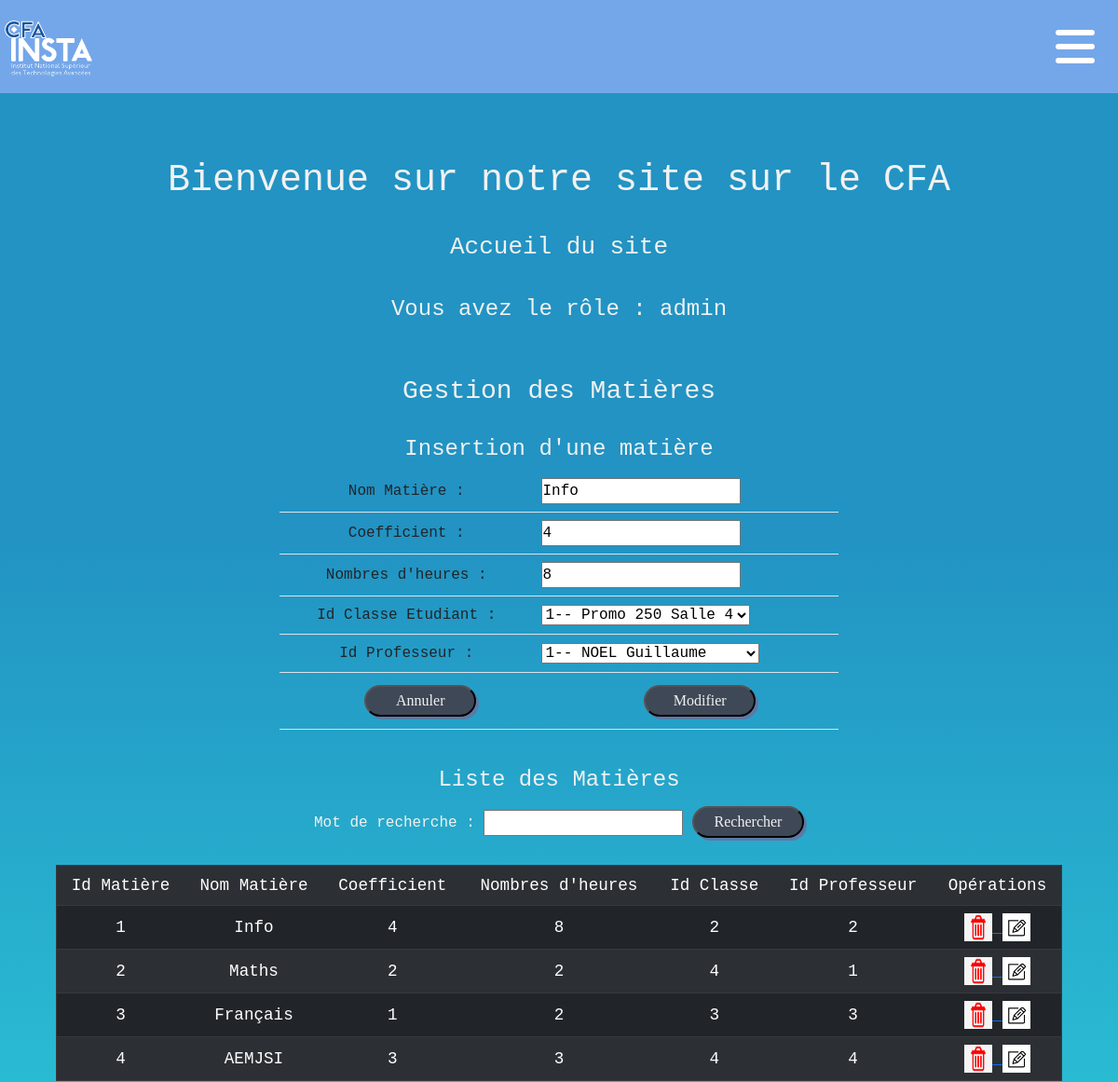
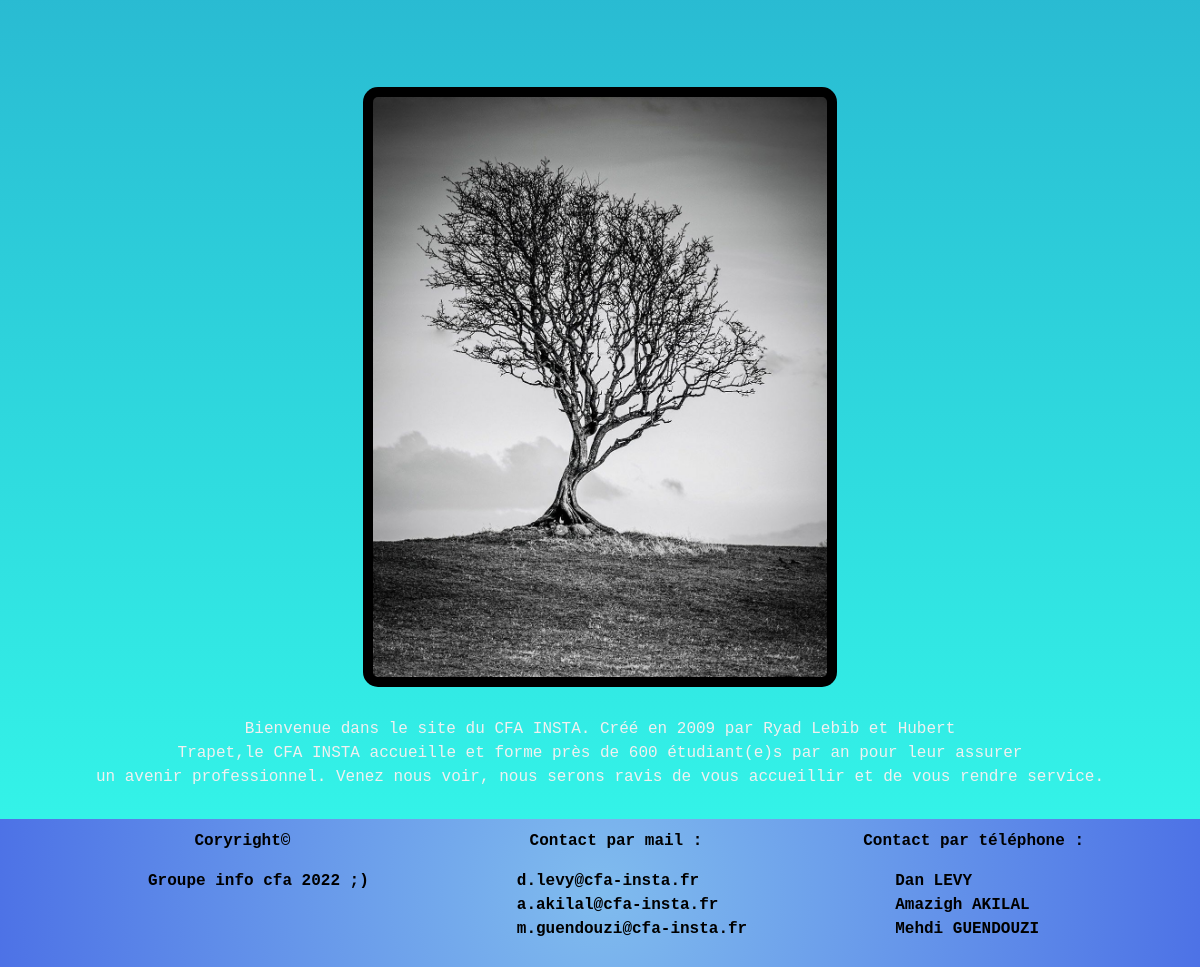
Screenshot of /home.php?page=4&action=edit&idmatiere=1 (signed in) with the database file from the repository (2 pictures, top to bottom).
### tables this page shows
create table matiere(
    idmatiere int(3) not null auto_increment,
    nomMatiere varchar(50) not null,
    coef int(2) not null,
    nbHeures int(3) not null,
    idclasse int(3) not null,
    idprofesseur int(3) not null,
    primary key (idmatiere),
    foreign key(idclasse) references classe(idclasse),
    foreign key(idprofesseur) references professeur(idprofesseur)
);

### fonctions/fonctions.php (called while the page is built, shortened)
<?php
     function connexion ()
     {
        $con = mysqli_connect("localhost", "root", "", "groupe_cfa_250");
         return $con;
     }
function selectAllClasses (){
    $requete = "select * from classe; ";
    $con = connexion();
    if ($con){
        $lesClasses = mysqli_query($con, $requete);
    }
    else{
        return null;
    }
    return $lesClasses;
}
function selectAllProfesseurs (){
    $requete = "select * from professeur; ";
    $con = connexion();
    if ($con){
        $lesProfesseurs = mysqli_query($con, $requete);
    }
    else{
        return null;
    }
    return $lesProfesseurs;
}
function selectAllMatieres (){
    $requete = "select * from matiere; ";
    $con = connexion();
    if ($con){
        $lesMatieres = mysqli_query($con, $requete);
    }
    else{
        return null;
    }
    return $lesMatieres;
}
function selectWhereMatiere($idmatiere){
    $requete = "select * from matiere where idmatiere = " .$idmatiere;
    $con = connexion();
    if ($con){
        $lesMatieres = mysqli_query($con, $requete);
        $uneMatiere = mysqli_fetch_assoc($lesMatieres);
    }
    else{
        return null;
    }
    return $uneMatiere;
}
?>

### vues/vue_insert_matiere.php (the view, shortened to what this page needs)
<h4>Insertion d'une matière</h4>
<form method="post" action="">
    <table class="table table-hover table_insert" border="0">
        <tr>
            <td class="align-middle text-center">Nom Matière :</td>
            <td>
                <input type="text" name="nomMatiere" required value="<?php if($laMatiere != null) echo $laMatiere['nomMatiere']; ?>">
            </td>
        </tr>
        <tr>
            <td class="align-middle text-center">Coefficient :</td>
            <td>
                <input type="number" name="coef" required value="<?php if($laMatiere != null) echo $laMatiere['coef']; ?>">
            </td>
        </tr>
        <tr>
            <td class="align-middle text-center">Nombres d'heures :</td>
            <td>
                <input type="number" name="nbHeures" value="<?php if($laMatiere != null) echo $laMatiere['nbHeures']; ?>">
            </td>
        </tr>
        <tr>
            <td class="align-middle text-center">Id Classe Etudiant :</td>
            <td>
            <select name="idclasse">
                    <?php
                        foreach ($lesClasses as $uneClasse){
                            echo "<option value='".$uneClasse['idclasse']."'>";
                            echo $uneClasse['idclasse']."-- ".$uneClasse['nomClasse']."  ".$uneClasse['salle'];
                            echo "</option>";
                        }
                    ?>
                </select>
            </td>
        </tr>
        <tr>
            <td class="align-middle text-center">Id Professeur :</td>
            <td>
            <select name="idprofesseur">
                    <?php
                        foreach ($lesProfesseurs as $unProfesseur){
                            echo "<option value='".$unProfesseur['idprofesseur']."'>";
                            echo $unProfesseur['idprofesseur']."-- ".$unProfesseur['nom']."  ".$unProfesseur['prenom'];
                            echo "</option>";
                        }
                    ?>
                </select>
            </td>
        </tr>
        <tr>
            <td class="align-middle text-center">
                <input class="boutonP" type="reset" name="Annuler" value="Annuler">
            </td>
            <td class="align-middle text-center">
                <input class="boutonP" type="submit"    <?php
                 if ($laMatiere != null) {
                    echo 'name = "Modifier" value = "Modifier"';
                } else {
                    echo 'name = "Valider" value = "Valider"';
                }
                ?> >
            </td>
        </tr>
    </table>
</form>

### vues/vue_les_matieres.php (shortened to what this page needs)
<h4> Liste des Matières </h4>
<form method="post" action="">
    Mot de recherche :
    <input type="text" name="mot">
    <input class="boutonP" type="submit" name="Rechercher" value="Rechercher">
</form>
<br />
<div style="width: 90%">
    <table class="table table-hover table-striped table-dark table_inline_flex" border="1">
        <tr>
            <td class="text-center align-midlle"> Id Matière</td>
            <td class="text-center align-midlle"> Nom Matière</td>
            <td class="text-center align-midlle"> Coefficient </td>
            <td class="text-center align-midlle"> Nombres d'heures</td>
            <td class="text-center align-midlle"> Id Classe</td>
            <td class="text-center align-midlle"> Id Professeur</td>
             <?php if(isset($_SESSION['email']) and $_SESSION['role'] == "admin"){
                    echo "<td class='text-center align-midlle'> Opérations</td>";
                     }
                    ?>
        </tr>
        <?php
        foreach ($lesMatieres as $uneMatiere) {
            echo "<tr>";
            echo "<td class='text-center align-middle'>" . $uneMatiere['idmatiere'] . "</td>";
            echo "<td class='text-center align-middle'>" . $uneMatiere['nomMatiere'] . "</td>";
            echo "<td class='text-center align-middle'>" . $uneMatiere['coef'] . "</td>";
            echo "<td class='text-center align-middle'>" . $uneMatiere['nbHeures'] . "</td>";
            echo "<td class='text-center align-middle'>" . $uneMatiere['idclasse'] . "</td>";
            echo "<td class='text-center align-middle'>" . $uneMatiere['idprofesseur'] . "</td>";
            if(isset($_SESSION['email']) and $_SESSION['role'] == "admin"){
            echo "<td class='text-center align-middle'>";
            echo "<a href='home.php?page=4&action=sup&idmatiere=" . $uneMatiere['idmatiere'] . "'>";
            echo "<img src = 'images/delete.png' height = '30' width = '30'> ";
            echo "</a>";
            echo "<a href='home.php?page=4&action=edit&idmatiere=" . $uneMatiere['idmatiere'] . "'>";
            echo "<img src = 'images/edit.png' height = '30' width = '30'> ";
            echo "</a>";
            echo "</td>";
            }
            echo "</tr>";
        }
        ?>
    </table>
</div> <br />

### style1.css (style rules this page uses)
* { margin: 0; padding: 0; }
body { background: linear-gradient(180deg, rgba(34, 147, 195, 1) 27%, rgba(45, 253, 235, 0.9626225490196079) 100%); background-size: cover; color: #F1F1F1; background-repeat: no-repeat; font-family: 'Roboto Mono', monospace; min-width: 360px; height: 100%; }
@media all and (min-width: 1036px) { .table_inline_flex { margin-right: 50px; font-size: 1.1em; } }
@media all and (min-width: 1036px) { .table_insert { width: 600px; } }
.boutonP { margin: 5px 0; border-radius: 30px; font-family: fantasy; background-color: #3F4856; color: #F1F1F1; width: 120px; padding: 3px; box-shadow: 3px 3px #5D79A5; }
.boutonP:first-child { margin-left: 30px; }

### rows the page displays
matiere: nomMatiere "Info", coef "4", nbHeures "8", idmatiere "1", idclasse "2", idprofesseur "2"
matiere: idmatiere "2", nomMatiere "Maths", coef "2", nbHeures "2", idclasse "4", idprofesseur "1"
matiere: idmatiere "3", nomMatiere "Français", coef "1", nbHeures "2", idclasse "3", idprofesseur "3"
matiere: idmatiere "4", nomMatiere "AEMJSI", coef "3", nbHeures "3", idclasse "4", idprofesseur "4"

### other values shown
$_SESSION['role'] "admin"
form field idclasse "1-- Promo 250 Salle 4"
form field idprofesseur "1-- NOEL Guillaume"
